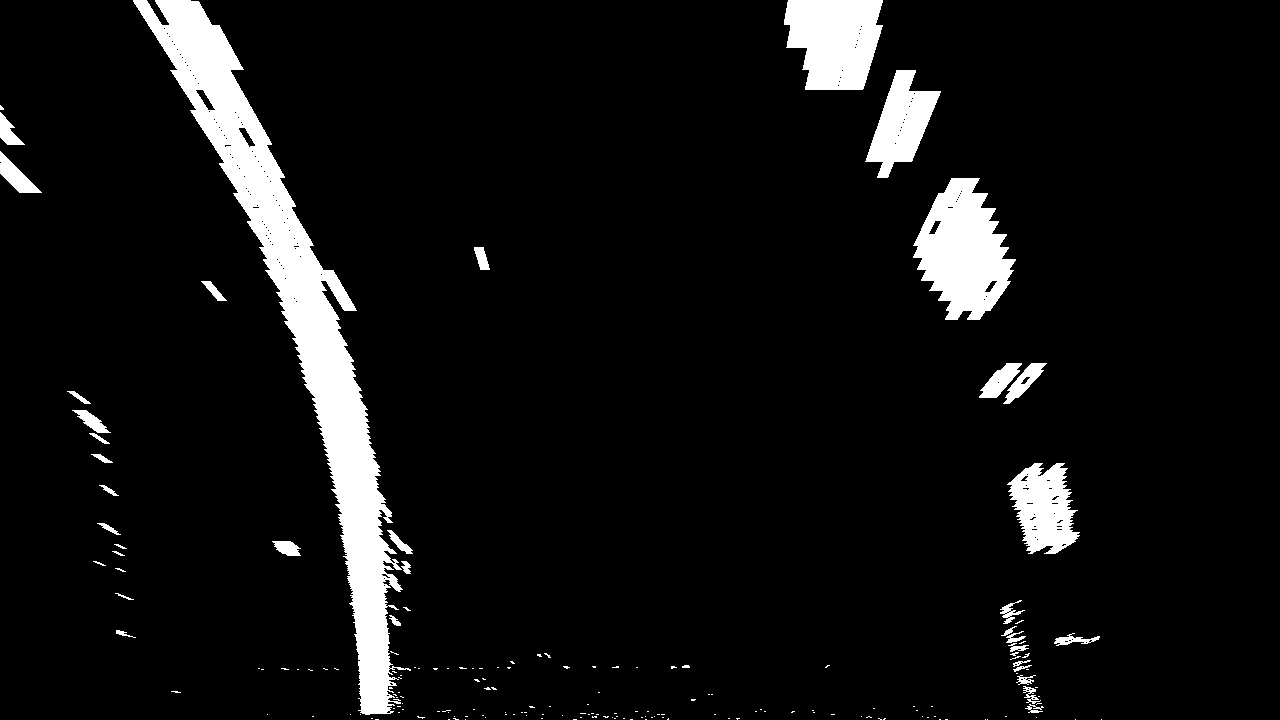
#> input picture output_images/perspective_transform_applied.jpg, 1280 x 720 px
$ python finding_curvature.py
#> lines starting #> are read from the running program, lines starting #| are printed output that depends on the picture; after the words box and inside, x2 and y2 are one past the last pixel; in counts of white or black regions, pixels touching at a corner belong together; long printed decimals are rounded
import numpy as np
import matplotlib.pyplot as plt
import matplotlib.image as mpimg
import glob
import cv2

# Read in a thresholded image
warped = mpimg.imread('output_images/perspective_transform_applied.jpg')
#> warped is the input picture: shape (720, 1280); min 0, max 255, mean 18.3
# window settings
window_width = 50
window_height = 80 # Break image into 9 vertical layers since image height is 720
margin = 100 # How much to slide left and right for searching
x_shrink_factor = 1.15

def window_mask(width, height, img_ref, center,level):
    output = np.zeros_like(img_ref)
    output[int(img_ref.shape[0]-(level+1)*height):int(img_ref.shape[0]-level*height),max(0,int(center-width/2)):min(int(center+width/2),img_ref.shape[1])] = 1
    return output

def find_window_centroids(image, window_width, window_height, margin):

#> called with window_width = 50, window_height = 80, margin = 100
    window_centroids = [] # Store the (left,right) window centroid positions per level
    window = np.ones(window_width) # Create our window template that we will use for convolutions

    # First find the two starting positions for the left and right lane by using np.sum to get the vertical image slice
    # and then np.convolve the vertical image slice with the window template

    # Sum quarter bottom of image to get slice, could use a different ratio
    l_sum = np.sum(warped[int(3*warped.shape[0]/4):,:int(warped.shape[1]/2)], axis=0)
#> l_sum = 640 values, max 44627 at index 368, min 0 at index 0, mean 2988
    l_center = np.argmax(np.convolve(window,l_sum))-window_width/2
#> l_center = 373
    r_sum = np.sum(warped[int(3*warped.shape[0]/4):,int(warped.shape[1]/2):], axis=0)
#> r_sum = 640 values, max 10486 at index 388, min 0 at index 56, mean 715.7
    r_center = np.argmax(np.convolve(window,r_sum))-window_width/2+int(warped.shape[1]/2)
#> r_center = 1028

    # Add what we found for the first layer
    window_centroids.append((l_center,r_center))

    # Go through each layer looking for max pixel locations
    for level in range(1,(int)(warped.shape[0]/window_height)):
        # convolve the window into the vertical slice of the image
        image_layer = np.sum(warped[int(warped.shape[0]-(level+1)*window_height):int(warped.shape[0]-level*window_height),:], axis=0)
        conv_signal = np.convolve(window, image_layer)
        # Find the best left centroid by using past left center as a reference
        # Use window_width/2 as offset because convolution signal reference is at right side of window, not center of window
        offset = window_width/2
        l_min_index = int(max(l_center+offset-margin,0))
        l_max_index = int(min(l_center+offset+margin,warped.shape[1]))
        l_center = np.argmax(conv_signal[l_min_index:l_max_index])+l_min_index-offset
        # Find the best right centroid by using past right center as a reference
        r_min_index = int(max(r_center+offset-margin,0))
        r_max_index = int(min(r_center+offset+margin,warped.shape[1]))
        r_center = np.argmax(conv_signal[r_min_index:r_max_index])+r_min_index-offset
        # Add what we found for that layer
        window_centroids.append((l_center,r_center))
#> this loop made 8 passes
#> (l_min_index, l_max_index, l_center, r_min_index, r_max_index, r_center) on passes 1 to 8: (298, 498, 372, 953, 1153, 1024), (297, 497, 362, 949, 1149, 1044), (287, 487, 346, 969, 1169, 1040), (271, 471, 325, 965, 1165, 1011), (250, 450, 298, 936, 1136, 968), (223, 423, 264, 893, 1093, 961), (189, 389, 230, 886, 1086, 902), (155, 355, 193, 827, 1027, 833)
#> after the loop, window_centroids = [(373, 1028), (372, 1024), (362, 1044), (346, 1040), (325, 1011), (298, 968), (264, 961), (230, 902), (193, 833)]

    return window_centroids

window_centroids = find_window_centroids(warped, window_width, window_height, margin)

# If we found any window centers
if len(window_centroids) > 0:

    # Points used to draw all the left and right windows
    l_points = np.zeros_like(warped)
    r_points = np.zeros_like(warped)

    # Go through each level and draw the windows
    for level in range(0,len(window_centroids)):
        # Window_mask is a function to draw window areas
        l_mask = window_mask(window_width,window_height,warped,window_centroids[level][0],level)
        r_mask = window_mask(window_width,window_height,warped,window_centroids[level][1],level)
        # Add graphic points from window mask here to total pixels found
        l_points[(l_points == 255) | ((l_mask == 1) ) ] = 255
        r_points[(r_points == 255) | ((r_mask == 1) ) ] = 255
#> this loop made 9 passes
#> pass 1, `l_mask = window_mask(window_width,window_height,warped,window_centroid..`:
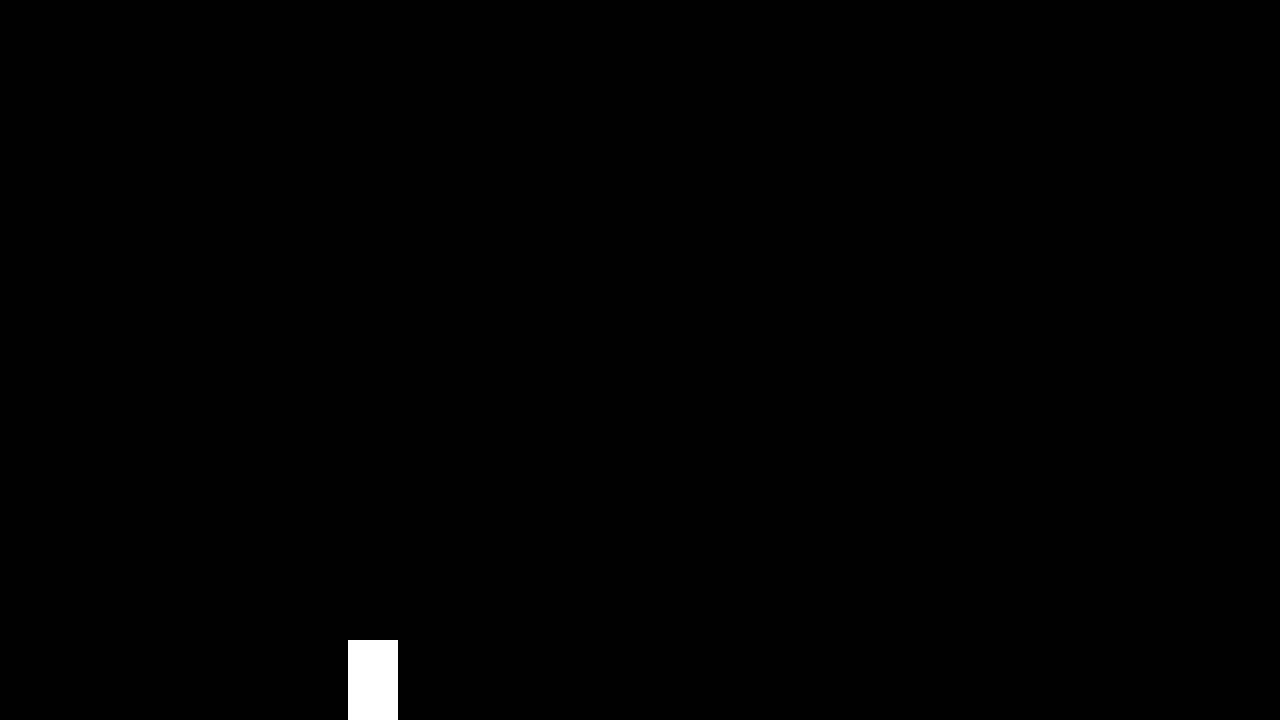
#> l_mask: shape (720, 1280); values 0 (black) and 1 (white), 0.43% white; 1 white region, box (x1, y1, x2, y2) and area: (348, 640, 398, 720) 4000
#> after the loop:
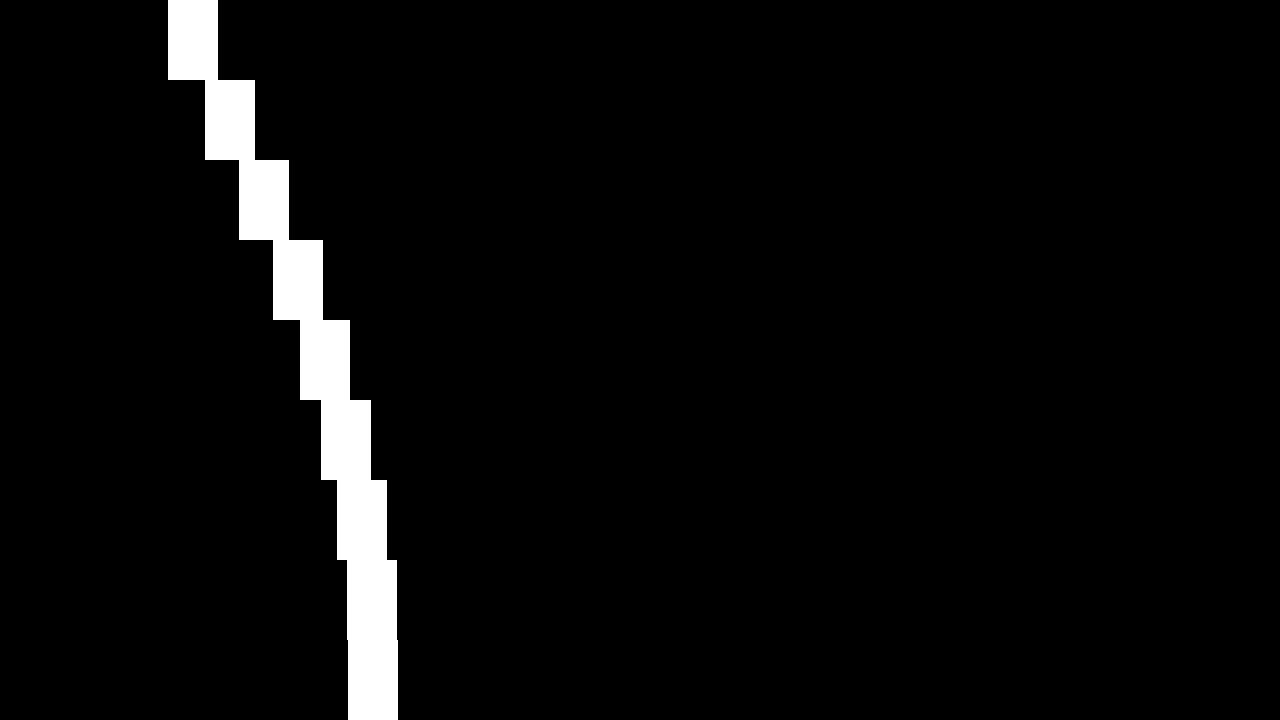
#> l_points: shape (720, 1280); 3.9% white; 1 white region, box (x1, y1, x2, y2) and area: (168, 0, 398, 720) 36000
#> after the loop:
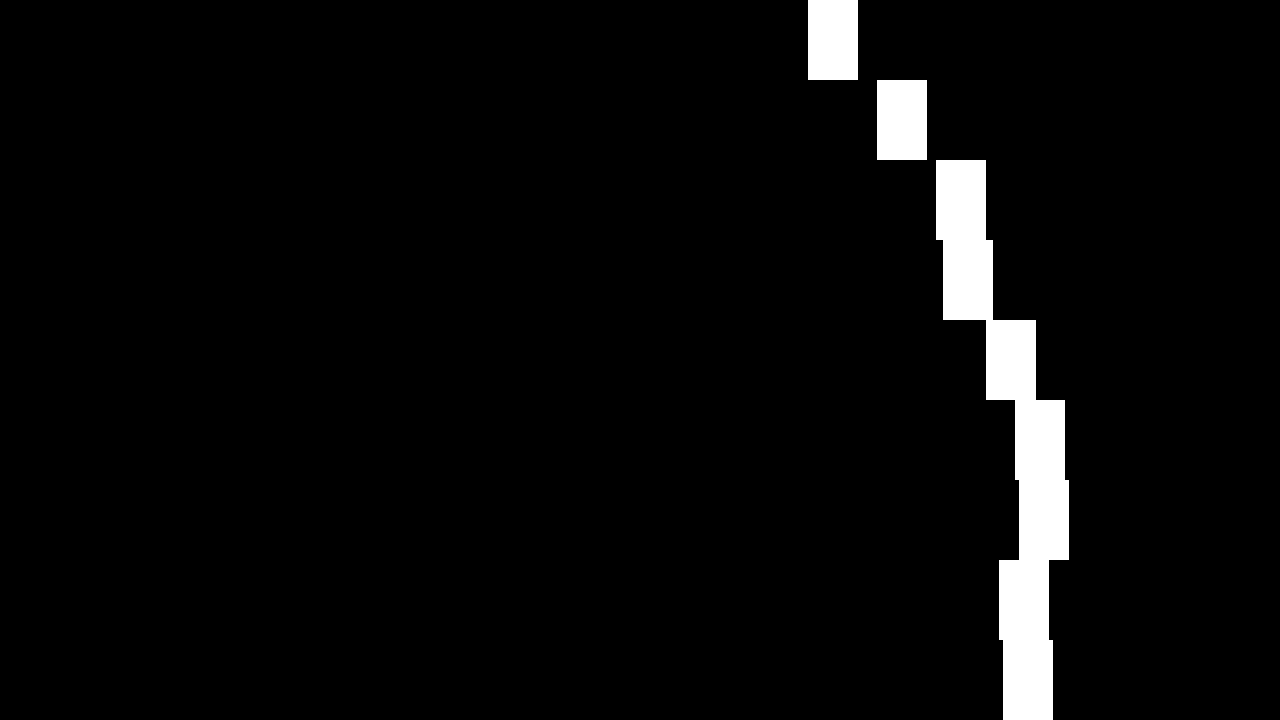
#> r_points: shape (720, 1280); 3.9% white; 3 white regions, box (x1, y1, x2, y2) and area: (936, 160, 1069, 720) 28000, (808, 0, 858, 80) 4000, (877, 80, 927, 160) 4000

    # Draw the results
    template = np.array(r_points+l_points,np.uint8) # add both left and right window pixels together
    zero_channel = np.zeros_like(template) # create a zero color channel
    template = np.array(cv2.merge((zero_channel,template,zero_channel)),np.uint8) # make window pixels green
#> template: shape (720, 1280, 3)
    warpage = np.array(cv2.merge((warped,warped,warped)),np.uint8) # making the original road pixels 3 color channels
    output = cv2.addWeighted(warpage, 1, template, 0.5, 0.0) # overlay the orignal road image with window results
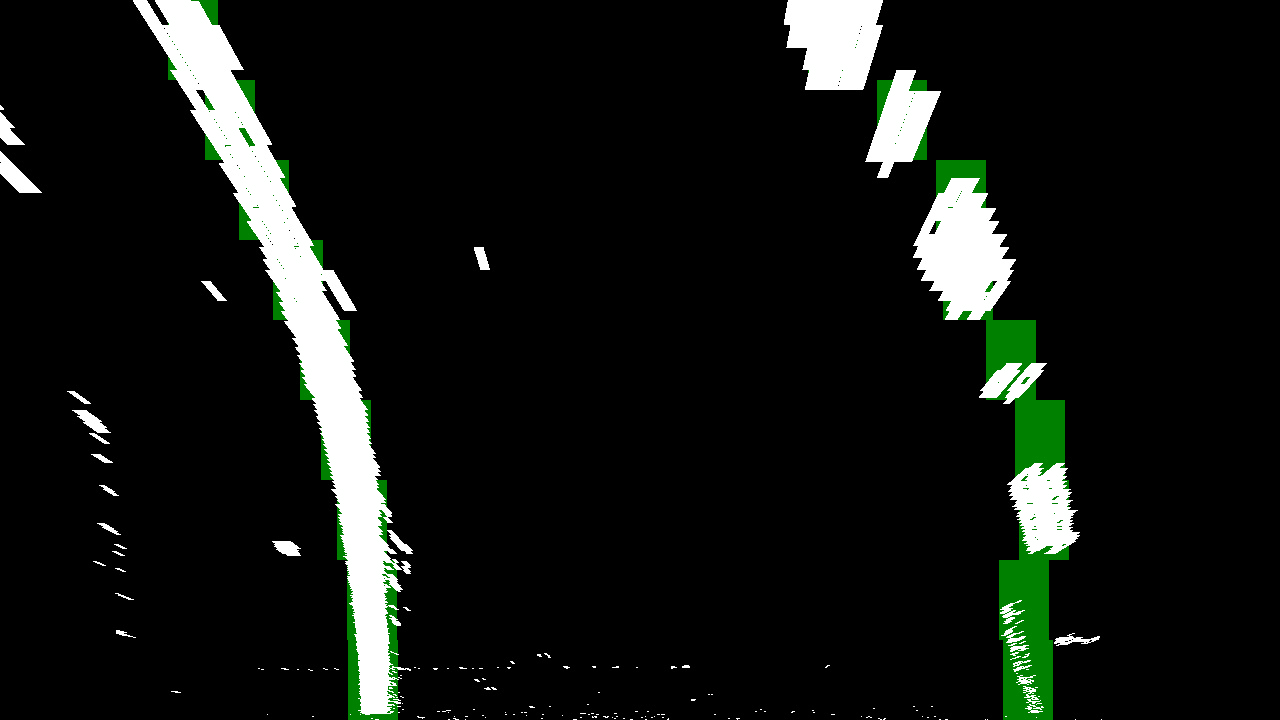
#> output: shape (720, 1280, 3); mean of channels 0, 1, 2 18.3, 21.5, 18.3; drawn as R, G, B

# If no window centers found, just display orginal road image
else:
    output = np.array(cv2.merge((warped,warped,warped)),np.uint8)


# Fit a second order polynomial to the found window centers
left_x = [x[0] for x in window_centroids]
#> left_x = [373, 372, 362, 346, 325, 298, 264, 230, 193]
right_x = [x[1] for x in window_centroids]
#> right_x = [1028, 1024, 1044, 1040, 1011, 968, 961, 902, 833]
left_y = []
right_y = []
for y in range(0,len(window_centroids)):
    left_y.append((len(window_centroids) - y)*window_height - window_height/2)
    right_y.append((len(window_centroids) - y)*window_height - window_height/2)
#> after the loop, left_y = [680, 600, 520, 440, 360, 280, 200, 120, 40]; right_y = [680, 600, 520, 440, 360, 280, 200, 120, 40]

left_fit = np.polyfit(left_y, left_x, 2)
#> left_fit = [-0.000405, 0.581, 167.6]
ploty = np.linspace(0, 719, num=720)# to cover same y-range as image
left_fitx = left_fit[0]*ploty**2 + left_fit[1]*ploty + left_fit[2]
#> left_fitx = 720 values, max 376.1 at index 718, min 167.6 at index 0, mean 306.6
right_fit = np.polyfit(right_y, right_x, 2)
#> right_fit = [-0.000813, 0.873, 804.5]
right_fitx = right_fit[0]*ploty**2 + right_fit[1]*ploty + right_fit[2]
#> right_fitx = 720 values, max 1039.2 at index 537, min 804.5 at index 0, mean 978.4

# Define conversions in x and y from pixels space to meters
ym_per_pix = 30/720 # meters per pixel in y dimension
xm_per_pix = 3.7/(700*x_shrink_factor) # meters per pixel in x dimension
left_x_scaled = list(map(lambda x: x*xm_per_pix, left_x))
#> left_x_scaled = [1.71, 1.71, 1.66, 1.59, 1.49, 1.37, 1.21, 1.06, 0.887]
left_y_scaled = list(map(lambda x: x*ym_per_pix, left_y))
#> left_y_scaled = [28.33, 25, 21.67, 18.33, 15, 11.67, 8.33, 5, 1.67]
right_x_scaled = list(map(lambda x: x*xm_per_pix, right_x))
#> right_x_scaled = [4.72, 4.71, 4.8, 4.78, 4.65, 4.45, 4.42, 4.15, 3.83]
right_y_scaled = list(map(lambda x: x*ym_per_pix, right_y))
#> right_y_scaled has the same summary as left_y_scaled


# Fit new polynomials to x,y in world space
left_fit_cr = np.polyfit(left_y_scaled, left_x_scaled, 2)
#> left_fit_cr = [-0.00107, 0.0641, 0.77]
right_fit_cr = np.polyfit(right_y_scaled, right_x_scaled, 2)
#> right_fit_cr = [-0.00215, 0.0964, 3.7]
# Calculate the new radii of curvature
y_eval = 719 #maximum y-value corresponding to the bottom of the image
left_curverad = ((1 + (2*left_fit_cr[0]*y_eval*ym_per_pix + left_fit_cr[1])**2)**1.5) / np.absolute(2*left_fit_cr[0])
#> left_curverad = 466.5
right_curverad = ((1 + (2*right_fit_cr[0]*y_eval*ym_per_pix + right_fit_cr[1])**2)**1.5) / np.absolute(2*right_fit_cr[0])
#> right_curverad = 232.8
# Now our radius of curvature is in meters
print(left_curverad, 'm', right_curverad, 'm')
#| 466.519 m 232.756 m
# Example values: 632.1 m    626.2 m

# Display the final results
mark_size = 3
plt.plot(left_x, left_y, 'o', color='red', markersize=mark_size)
plt.plot(right_x, right_y, 'o', color='red', markersize=mark_size)
plt.plot(left_fitx, ploty, color='blue', linewidth=2)
plt.plot(right_fitx, ploty, color='blue', linewidth=2)
plt.imshow(output)
plt.title('window fitting results')
plt.show()
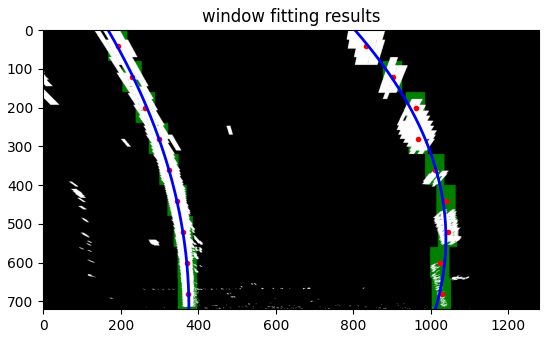
#> figure drawn by matplotlib, 1 panel
